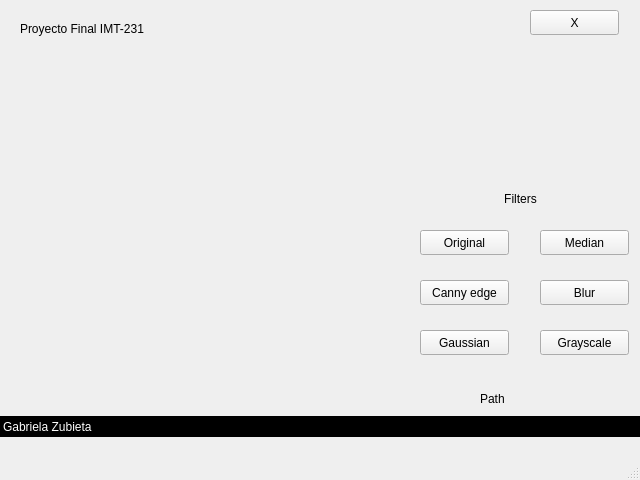
<?xml version="1.0" encoding="UTF-8"?>
<ui version="4.0">
 <class>MainWindow</class>
 <widget class="QMainWindow" name="MainWindow">
  <property name="geometry">
   <rect>
    <x>0</x>
    <y>0</y>
    <width>640</width>
    <height>480</height>
   </rect>
  </property>
  <property name="windowTitle">
   <string>MainWindow</string>
  </property>
  <widget class="QWidget" name="centralwidget">
   <widget class="QPushButton" name="pushButton">
    <property name="geometry">
     <rect>
      <x>420</x>
      <y>230</y>
      <width>89</width>
      <height>25</height>
     </rect>
    </property>
    <property name="text">
     <string>Original</string>
    </property>
   </widget>
   <widget class="QPushButton" name="pushButton_2">
    <property name="geometry">
     <rect>
      <x>540</x>
      <y>230</y>
      <width>89</width>
      <height>25</height>
     </rect>
    </property>
    <property name="text">
     <string>Median</string>
    </property>
   </widget>
   <widget class="QPushButton" name="pushButton_3">
    <property name="geometry">
     <rect>
      <x>420</x>
      <y>280</y>
      <width>89</width>
      <height>25</height>
     </rect>
    </property>
    <property name="text">
     <string>Canny edge</string>
    </property>
   </widget>
   <widget class="QPushButton" name="pushButton_4">
    <property name="geometry">
     <rect>
      <x>540</x>
      <y>280</y>
      <width>89</width>
      <height>25</height>
     </rect>
    </property>
    <property name="text">
     <string>Blur</string>
    </property>
   </widget>
   <widget class="QPushButton" name="pushButton_5">
    <property name="geometry">
     <rect>
      <x>420</x>
      <y>330</y>
      <width>89</width>
      <height>25</height>
     </rect>
    </property>
    <property name="text">
     <string>Gaussian</string>
    </property>
   </widget>
   <widget class="QPushButton" name="pushButton_6">
    <property name="geometry">
     <rect>
      <x>540</x>
      <y>330</y>
      <width>89</width>
      <height>25</height>
     </rect>
    </property>
    <property name="text">
     <string>Grayscale</string>
    </property>
   </widget>
   <widget class="QLabel" name="label">
    <property name="geometry">
     <rect>
      <x>480</x>
      <y>190</y>
      <width>81</width>
      <height>17</height>
     </rect>
    </property>
    <property name="text">
     <string>Filters</string>
    </property>
    <property name="alignment">
     <set>Qt::AlignCenter</set>
    </property>
   </widget>
   <widget class="QLabel" name="label_2">
    <property name="geometry">
     <rect>
      <x>480</x>
      <y>390</y>
      <width>67</width>
      <height>17</height>
     </rect>
    </property>
    <property name="text">
     <string>Path</string>
    </property>
   </widget>
   <widget class="QLabel" name="label_3">
    <property name="geometry">
     <rect>
      <x>20</x>
      <y>20</y>
      <width>161</width>
      <height>17</height>
     </rect>
    </property>
    <property name="text">
     <string>Proyecto Final IMT-231</string>
    </property>
   </widget>
   <widget class="QPushButton" name="pushButton_7">
    <property name="geometry">
     <rect>
      <x>530</x>
      <y>10</y>
      <width>89</width>
      <height>25</height>
     </rect>
    </property>
    <property name="text">
     <string>X</string>
    </property>
   </widget>
   <widget class="QLabel" name="label_4">
    <property name="geometry">
     <rect>
      <x>0</x>
      <y>416</y>
      <width>640</width>
      <height>21</height>
     </rect>
    </property>
    <property name="styleSheet">
     <string notr="true">background-color: black;
color: white;
padding: 5px 0;</string>
    </property>
    <property name="text">
     <string>Gabriela Zubieta</string>
    </property>
   </widget>
  </widget>
  <widget class="QMenuBar" name="menubar">
   <property name="geometry">
    <rect>
     <x>0</x>
     <y>0</y>
     <width>640</width>
     <height>22</height>
    </rect>
   </property>
  </widget>
  <widget class="QStatusBar" name="statusbar"/>
 </widget>
 <resources/>
 <connections/>
</ui>
